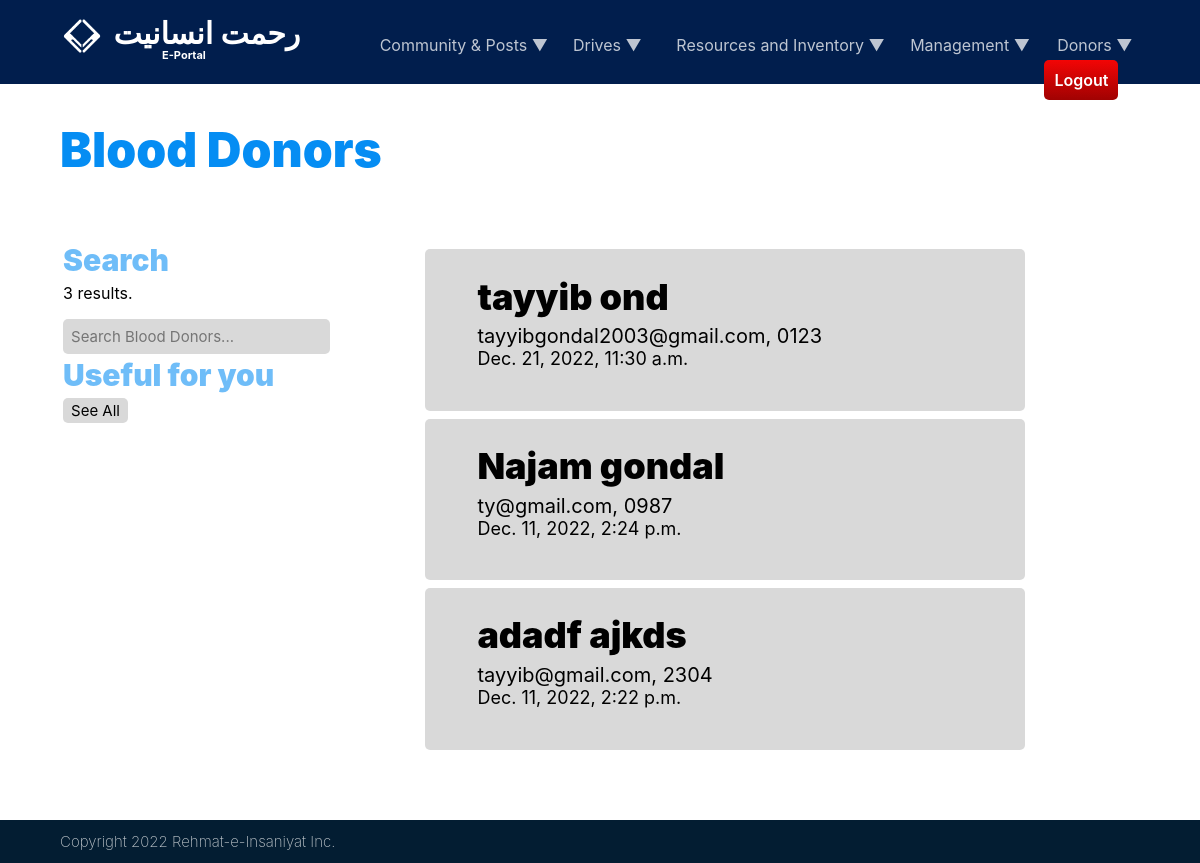
The page /employees/blood-donations/ (signed in) on the database its author committed.
### employees/models.py (models this page shows, shortened)
class BloodDonation(models.Model):
    donor = models.ForeignKey(Donor, on_delete=models.SET_NULL, null=True)
    bloodtype = models.CharField(max_length=10)
    date = models.DateTimeField(auto_now_add=True)
    class Meta:
        ordering = ["-id"]

class Donor(models.Model):
    first_name = models.CharField(max_length=30)
    last_name = models.CharField(max_length=30)
    email = models.EmailField()
    phone_no = models.CharField(max_length=30, unique=True)
    class Meta:
        ordering = ["-id"]

### employees/views.py (the view)
# urls.py: path('blood-donations/', views.blood_donations, name='blood-donations'),
@login_required(login_url='login')
def blood_donations(request):
    if request.GET.get('q') != None:
        q = request.GET.get('q')
    else:
        q = ''
    blood_donations = BloodDonation.objects.filter(
        Q(donor__first_name__icontains=q) |
        Q(donor__last_name__icontains=q)
        )
    blood_donation_count = blood_donations.count()
    context = {
        'blood_donations': blood_donations,
        'blood_donation_count': blood_donation_count,
    }
    return render(request, 'employees/blood_donations.html', context)

### employees/templates/employees/blood_donations.html
{% extends 'main.html' %}
{% block content %}
<div class="pg_head_container">
    <element class="pg_head">Blood Donors</element>
</div>
<table id="pg_divider" style="margin: 5%; width:90%">
    <tr>
        <td width=30% style="vertical-align: top; padding-right: 5%;">
            <element class="subhead">Search</element>
            <element class="pg_txt">{{ blood_donation_count }} results.</element>
            <form method="GET" action="{% url 'blood-donations' %}">
                <input class="usr_rect" type="search" name="q" placeholder="Search Blood Donors...">
            </form>
            <element class="subhead">Useful for you</element>
            <a href="{% url 'blood-donations' %}"><button class="pst_filter">See All</button></a>
        </td>
        <td width="70%">
            {% for bdonation in blood_donations %}
            <table class="pst_container" style="width: 80%; margin-left: 5%;">
                <tr>
                    <td width=100%>
                        <div class="pst_title">{{ bdonation.donor.first_name }} {{ bdonation.donor.last_name }}</div>
                        <element class="pst_txt" style="padding-bottom: 0%;">{{ bdonation.donor.email }}, {{ bdonation.donor.phone_no }}</element>
                        <element class="pst_txt" style="display: block; font-size: 18px; margin-top: 0%;">{{ bdonation.date }}</element>
                    </td>
                    <td>
                    </td>
                </tr>
            </table>
            {% endfor %}
        </td>
    </tr>
</table>
{% endblock content %}

### static/css/page_header.css (style rules this page uses)
.pg_head_container { width: 30%; margin-left: 5%; font-size: 20px; position: relative; vertical-align: middle; }
.pg_head { margin-top: 10%; display: block; color: #058DF3; font-family: 'Inter Black'; font-size: 48px; }
.pg_txt { margin-top: 1%; margin-bottom: 5%; color: black; display: block; font-family: 'Inter'; }

### static/css/extra_txtfx.css (style rules this page uses)
.subhead { position: relative; color: #058cf393; top: 0%; padding-bottom: 1%; font-family: "Inter Black"; display: block; opacity: 100%; font-weight: bolder; font-size: 30px; }

### static/css/post.css (style rules this page uses)
.pst_container { padding: 3%; margin-top: 1%; width: 100%; display: block; background-color: rgb(180, 180, 180, 0.5); border-radius: 5px; margin-bottom: 1%; }
.pst_title { padding-left: 5%; position: relative; display: block; font-family: 'Inter Black'; font-size: 36px; width: 70%; }
.pst_txt { width: 90%; padding-left: 5%; padding-bottom: 3%; margin-top: 1%; position: relative; display: block; font-family: 'Inter'; font-size: 20px; }
.pst_filter { font-size: 15px; font-family: 'Inter'; padding: 1%; padding-left: 3%; padding-right: 3%; margin-top: 1%; margin-bottom: 1%; border: 0px; border-radius: 5px; background-color: #D9D9D9; display: inline-block; color: rgba(0, 0, 0, 1); width: fit-content; }

### static/css/user_fields.css (style rules this page uses)
.usr_rect { width: 100%; font-size: 15px; font-family: 'Inter'; padding: 3%; margin-top: 1%; margin-bottom: 1%; border: 0px; border-radius: 5px; background-color: #D9D9D9; color: rgba(0, 0, 0, 0.50); height: fit-content; }

### rows shown on the page
BloodDonation: donor.first_name "tayyib", donor.last_name "ond", donor.email "tayyibgondal2003@gmail.com", donor.phone_no "0123", date "Dec. 21, 2022, 11:30 a.m."
BloodDonation: donor.first_name "Najam", donor.last_name "gondal", donor.email "ty@gmail.com", donor.phone_no "0987", date "Dec. 11, 2022, 2:24 p.m."
BloodDonation: donor.first_name "adadf", donor.last_name "ajkds", donor.email "tayyib@gmail.com", donor.phone_no "2304", date "Dec. 11, 2022, 2:22 p.m."

### other values the page prints
{{ blood_donation_count }} "3"
